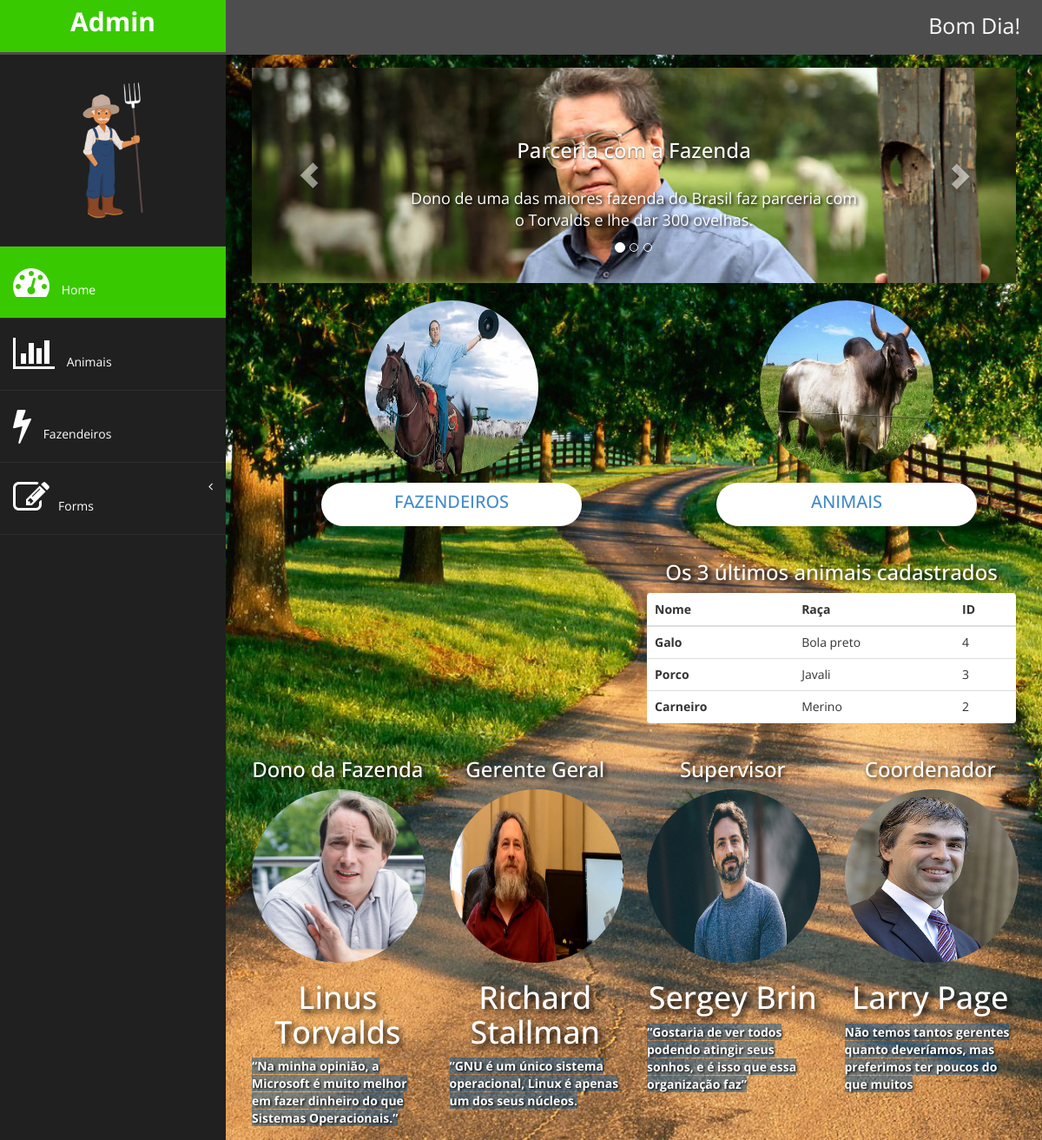
Page /gestao/ on the committed database.
### gestao/models.py (models this page shows)
class Animal(models.Model):
      nome = models.CharField(max_length=20)
      sexo = models.CharField(max_length=1, choices=[('M','Macho'),('F','Fêmea')])
      raca = models.CharField(max_length=20, verbose_name='Raça')
      cientifico = models.CharField(max_length=20, verbose_name='Nome Científico')
      peso = models.DecimalField(max_digits=6, decimal_places=2)
      tamanho = models.DecimalField(max_digits=5,decimal_places=2)
      expectativa = models.IntegerField(verbose_name='Expectativa de Vida')
      tipo_criacao = models.CharField(max_length=10, choices=[('Abate','Abate'),('Reprodutor','Reprodutor')])

### gestao/views.py (the view)
# urls.py: 2. Add a URL to urlpatterns:  path('', views.home, name='home')
def home(request):
      lista = []
      animais = Animal.objects.all()
      for c in animais[::-1]:
            if len(lista) == 3:
                  break
            else:
                  lista.append(c)
      return render(request, 'home.html', {'lista':lista, 'animal':lista[0], 'turno':horario()})

### gestao/views.py (called while the page is built)
def horario():
      data_e_hora_atuais = datetime.today() - timedelta(hours=3)
      if data_e_hora_atuais.hour >= 6 and data_e_hora_atuais.hour < 12:
            return 'Bom Dia!'
      elif data_e_hora_atuais.hour >= 12 and data_e_hora_atuais.hour < 18:
            return 'Boa Tarde!'
      else:
            return 'Boa Noite!'

### gestao/templates/home.html (shortened to what this page needs)
{% extends 'base.html' %}
{% load static %}
{% block active-home %}
active-menu
{% endblock %}
{% block conteudo %}
<div class="row">
    <div class="col-md-12">
        <div id="myCarousel" class="carousel slide" data-ride="carousel">
            <ol class="carousel-indicators">
                <li data-target="#myCarousel" data-slide-to="0" class="active"></li>
                <li data-target="#myCarousel" data-slide-to="1"></li>
                <li data-target="#myCarousel" data-slide-to="2"></li>
            </ol>
            <div class="carousel-inner">
                <div class="item active">
                    <img src="{% static 'assets/img/asd3.jpg' %}" alt="Chania">
                    <div class="carousel-caption">
                        <h3>Parceria com a Fazenda</h3>
                        <p id="frase-carrousel">Dono de uma das maiores fazenda do Brasil faz parceria com o Torvalds e lhe
                            dar 300 ovelhas.</p>
                    </div>
                </div>
            </div>
            <a class="left carousel-control" href="#myCarousel" data-slide="prev">
                <span class="glyphicon glyphicon-chevron-left"></span>
            </a>
            <a class="right carousel-control" href="#myCarousel" data-slide="next">
                <span class="glyphicon glyphicon-chevron-right"></span>
            </a>
        </div>
    </div>
</div>
<div class="row">
    <div class="col-md-6">
        <img class="foto-fazendeiro" src="{% static 'assets/img/fazendeiro.jpg' %}" alt="">
        <div class="card-body panel">
            <h5 class="card-title"><a href="/gestao/fazendeiros">Fazendeiros</a></h5>
        </div>
    </div>
    <div class="col-md-6">
        <img class="foto-animal" src="{% static 'assets/img/boi.jpeg' %}" alt="">
        <div class="card-body panel">
            <h5 class="card-title"><a href="/gestao/animais">Animais</a></h5>
        </div>
        <div class="row">
            <div class="col-md-12">
                <table class="table panel">
                    <h3 class="lista_animais">Os 3 últimos animais cadastrados</h3>
                    <thead>
                        <tr>
                            <th>Nome</th>
                            <th>Raça</th>
                            <th>ID</th>
                        </tr>
                    </thead>
                    <tbody>
                        {% for c in lista %}
                        <tr>
                            <th>{{c.nome}}</th>
                            <td>{{c.raca}}</td>
                            <td>{{c.id}}</td>
                        </tr>
                        {% endfor %}
                    </tbody>
                </table>
            </div>
        </div>
    </div>
</div>
<div class="row">
    <div class="col-md-3">
        <h3 class="cargo">Dono da Fazenda</h3>
        <img src="{% static 'assets/img/linus_torvalds.jpg' %}" class="foto" alt="">
        <div class="nome-frase">
            <h1>Linus Torvalds</h1>
            <label class="frase">“Na minha opinião, a Microsoft é muito melhor em fazer dinheiro do que Sistemas Operacionais.”</label>
        </div>
    </div>
    <div class="col-md-3">
        <h3 class="cargo">Gerente Geral</h3>
        <img src="{% static 'assets/img/richard.jpg' %}" class="foto" alt="">
        <div class="nome-frase">
            <h1>Richard Stallman</h1>
            <label class="frase">“GNU é um único sistema operacional, Linux é apenas um dos seus núcleos.</label>
        </div>
    </div>
    <div class="col-md-3">
        <h3 class="cargo">Supervisor</h3>
        <img src="{% static 'assets/img/sergey.jpg' %}" class="foto" alt="">
        <div class="nome-frase">
            <h1>Sergey Brin</h1>
            <label class="frase">“Gostaria de ver todos podendo atingir seus sonhos, e é isso que essa organização faz”</label>
        </div>
    </div>
    <div class="col-md-3">
        <h3 class="cargo">Coordenador</h3>
        <img src="{% static 'assets/img/larry.jpg' %}" class="foto" alt="">
        <div class="nome-frase">
            <h1>Larry Page</h1>
            <label class="frase">Não temos tantos gerentes quanto deveríamos, mas preferimos ter poucos do que muitos</label>
        </div>
    </div>
</div>
{% endblock %}

### gestao/static/assets/css/custom.css (style rules this page uses)
body { font-family: 'Open Sans', sans-serif; }
p { font-size:16px; line-height:25px; padding-top:20px; }

### gestao/static/assets/css/style.css (style rules this page uses)
.card-body { margin-left: 80px; height: 50px; width: 300px; margin-top: 10px; text-align: center; border-radius: 100px; }
.card-title { font-size: 20px; color: white; text-transform: uppercase; }
.lista_animais { text-align: center; color: white; text-shadow: black 0.1em 0.1em 0.2em }
.foto { width: 200px; height: 200px; border-radius: 50%; }
.cargo { text-align: center; color: white; text-shadow: black 0.1em 0.1em 0.2em }
.nome-frase h1 { text-align: center; color: white; text-shadow: black 0.1em 0.1em 0.2em; }
.frase { color: white; text-shadow: black 0.1em 0.1em 0.2em; display: inline; background-color: rgba(3, 84, 151, 0.466); }
#frase-carrousel { font-size: 18px; text-shadow: black 0.1em 0.1em 0.2em; }
.foto-fazendeiro, .foto-animal { margin-top: 20px; margin-left: 130px; width: 200px; height: 200px; border-radius: 50%; }

### rows in the picture
Animal: nome "Galo", raca "Bola preto", id "4"
Animal: nome "Porco", raca "Javali", id "3"
Animal: nome "Carneiro", raca "Merino", id "2"

### other values in the picture
{{ turno }} "Bom Dia!"
